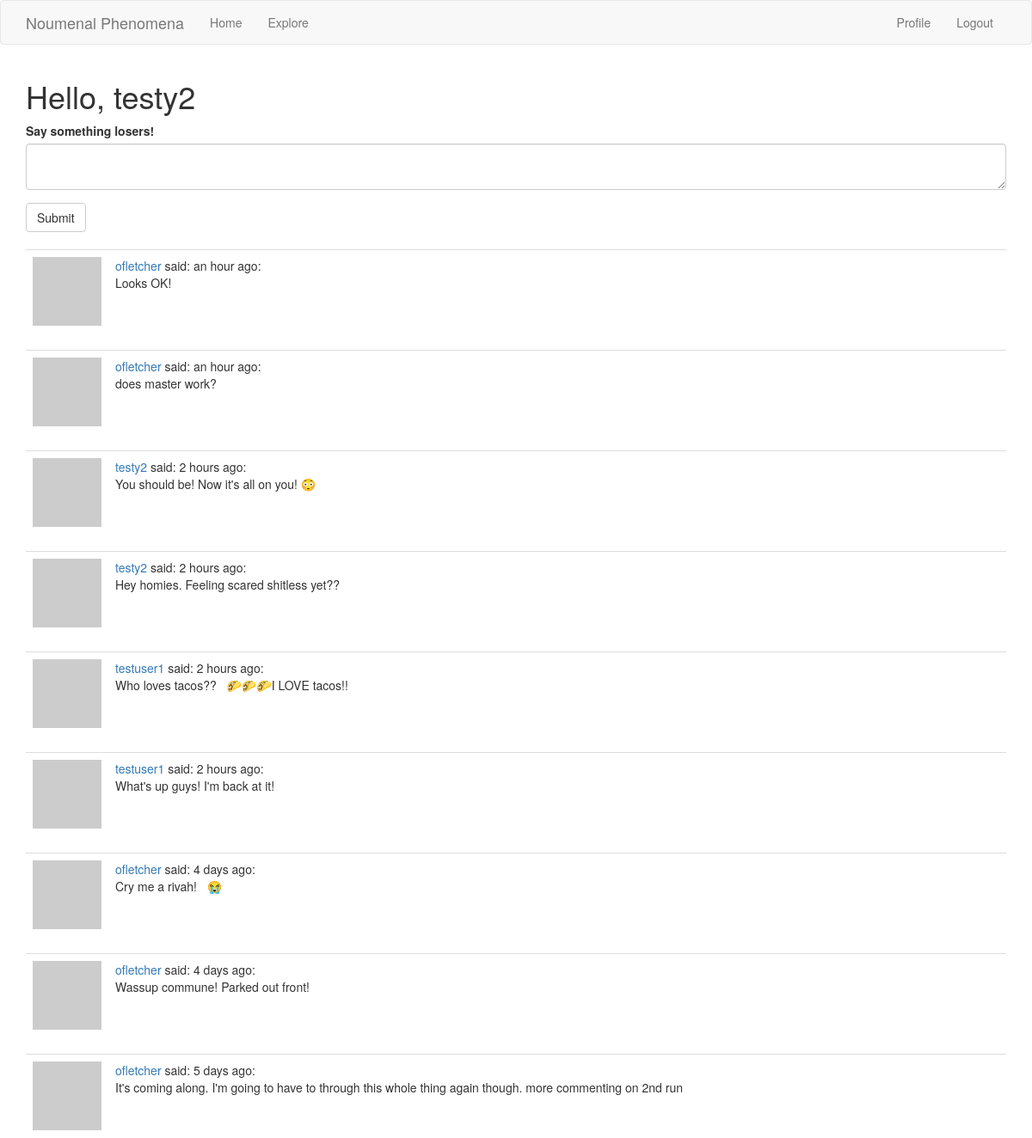
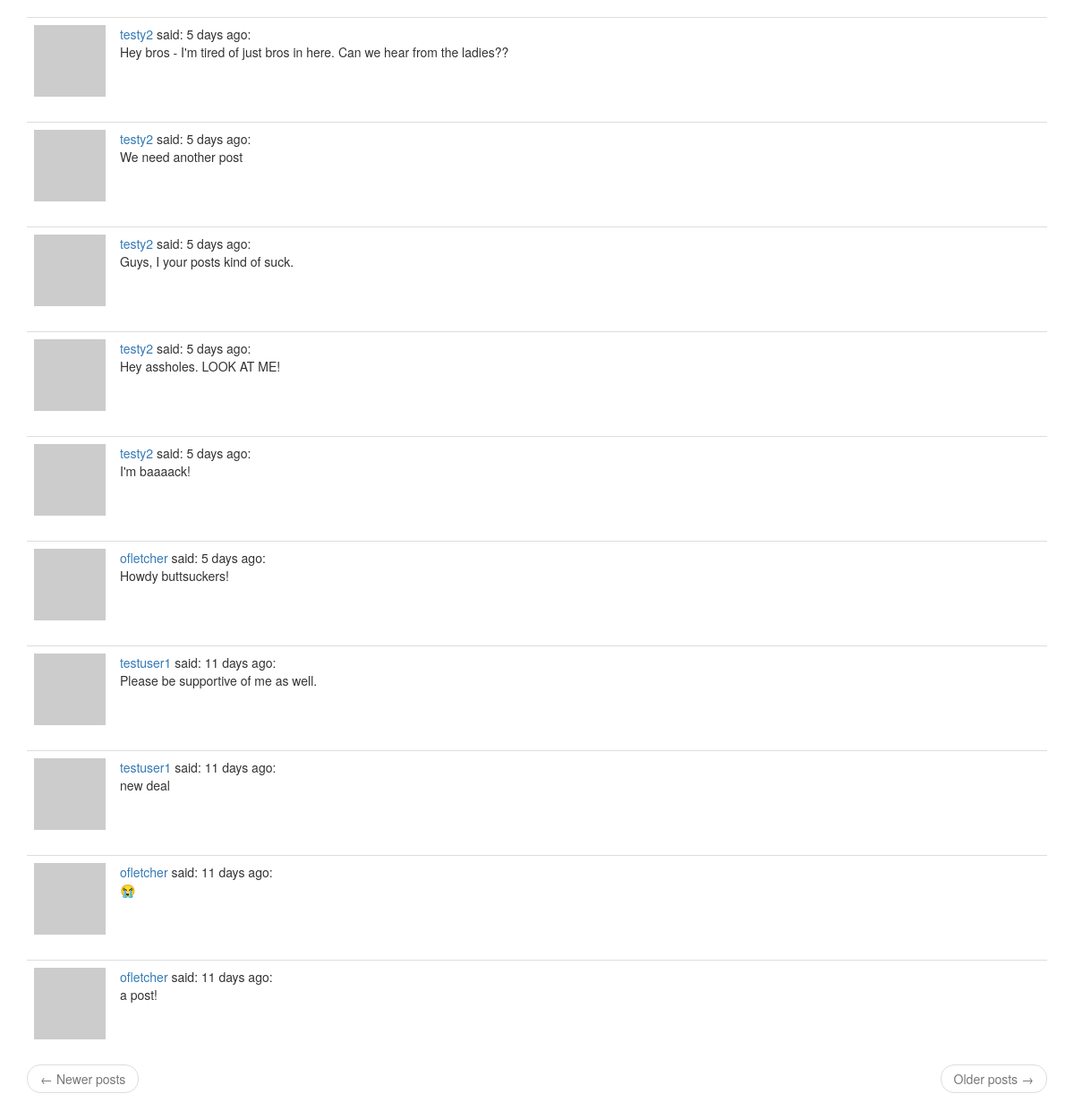
The app's page /index (signed in) with its own data (2 pictures, top to bottom).
### app/models.py (models this page shows, shortened)
class User(UserMixin, db.Model):
    id = db.Column(db.Integer, primary_key=True)
    username = db.Column(db.String(64), index=True, unique=True)
    email = db.Column(db.String(120), index=True, unique=True)
    password_hash = db.Column(db.String(128))
    posts = db.relationship('Post', backref='author', lazy='dynamic')
    about_me = db.Column(db.String(140))
    last_seen = db.Column(db.DateTime, default=datetime.utcnow)
    followed = db.relationship(
        'User', secondary=followers,
        primaryjoin=(followers.c.follower_id == id),
        secondaryjoin=(followers.c.followed_id == id),
        backref=db.backref('followers', lazy='dynamic'), lazy='dynamic')
    def avatar(self, size):
        digest = md5(self.email.lower().encode('utf-8')).hexdigest()
        return 'https://www.gravatar.com/avatar/{}?d=identicon&s={}'.format(
            digest, size)
    def followed_posts(self):
        followed = Post.query.join(
            followers, (followers.c.followed_id == Post.user_id)).filter(
                followers.c.follower_id == self.id)
        own = Post.query.filter_by(user_id=self.id)
        return followed.union(own).order_by(Post.timestamp.desc())

class Post(db.Model):
    id = db.Column(db.Integer, primary_key=True)
    body = db.Column(db.String(140))
    timestamp = db.Column(db.DateTime, index=True, default=datetime.utcnow)
    user_id = db.Column(db.Integer, db.ForeignKey('user.id'))

### app/routes.py (the view)
@app_var.route('/', methods=['GET', 'POST'])
@app_var.route('/index', methods=['GET', 'POST'])
@login_required
def index():
    form = PostForm()
    if form.validate_on_submit():
        post = Post(body=form.post.data, author=current_user)
        db.session.add(post)
        db.session.commit()
        flash('Your brain-vomit is now live to the whole commune!')
        return redirect(url_for('index'))
    page = request.args.get('page', 1, type=int)
    posts = current_user.followed_posts().paginate(
        page, app_var.config['POSTS_PER_PAGE'], False)
    next_url = url_for('index', page=posts.next_num) \
        if posts.has_next else None
    prev_url = url_for('index', page=posts.prev_num) \
        if posts.has_prev else None
    return render_template('index.html', title='Home', form=form,
                           posts=posts.items, next_url=next_url,
                           prev_url=prev_url)

### app/forms.py
class PostForm(FlaskForm):
    post = TextAreaField('Say something losers!', validators=[
        DataRequired(), Length(min=1, max=140)
    ])
    submit = SubmitField('Submit')

### app/models.py (called while the page is built)
@login.user_loader
def load_user(id):
    return User.query.get(int(id))

### app/routes.py (called while the page is built)
@app_var.before_request
def before_request():
    if current_user.is_authenticated:
        current_user.last_seen = datetime.utcnow()
        db.session.commit()

### app/templates/index.html
{% extends "base.html" %}
{% import 'bootstrap/wtf.html' as wtf %}
{% block app_content %}
<h1>Hello, {{ current_user.username }}</h1>
{% if form %}
{{ wtf.quick_form(form ) }}
<br>
{% endif %}
{% for post in posts %}
{% include '_post.html' %}
{% endfor %}
<nav aria-label="...">
    <ul class="pager">
        <li class="previous{% if not prev_url %} disabled{% endif %}">
            <a href="{{ prev_url or '#' }}">
                <span aria-hidden="true">&larr;</span> Newer posts
            </a>
        </li>
        <li class="next{% if not next_url %} disabled{% endif %}">
            <a href="{{ next_url or '#' }}">
                Older posts <span aria-hidden="true">&rarr;</span>
            </a>
        </li>
    </ul>
</nav>
{% endblock %}

### app/templates/_post.html
<table class='table table-hover'>
    <tr>
        <td width='70px'>
            <a href="{{ url_for('user', username=post.author.username) }}">
                <img src="{{ post.author.avatar(70) }}">
            </a>
        </td>
        <td>
            <a href="{{ url_for('user', username=post.author.username)}}">
                {{ post.author.username }}
            </a>
            said: {{ moment(post.timestamp).fromNow() }}:
            <br>
            {{ post.body }}
        </td>
    </tr>
</table>

### records on screen
User: username "testy2"
Post: author.username "ofletcher", timestamp "an hour ago", body "Looks OK!"
Post: author.username "ofletcher", timestamp "an hour ago", body "does master work?"
Post: author.username "testy2", timestamp "2 hours ago", body "You should be! Now it's all on you! 😳"
Post: author.username "testy2", timestamp "2 hours ago", body "Hey homies. Feeling scared shitless yet??"
Post: author.username "testuser1", timestamp "2 hours ago", body "Who loves tacos?? 🌮🌮🌮I LOVE tacos!!"
Post: author.username "testuser1", timestamp "2 hours ago", body "What's up guys! I'm back at it!"
Post: author.username "ofletcher", timestamp "4 days ago", body "Cry me a rivah! 😭"
Post: author.username "ofletcher", timestamp "4 days ago", body "Wassup commune! Parked out front!"
Post: author.username "ofletcher", timestamp "5 days ago", body "It's coming along. I'm going to have to through this whole thing again though. more commenting on 2nd run"
Post: author.username "testy2", timestamp "5 days ago", body "Hey bros - I'm tired of just bros in here. Can we hear from the ladies??"
Post: author.username "testy2", timestamp "5 days ago", body "We need another post"
Post: author.username "testy2", timestamp "5 days ago", body "Guys, I your posts kind of suck."
Post: author.username "testy2", timestamp "5 days ago", body "Hey assholes. LOOK AT ME!"
Post: author.username "testy2", timestamp "5 days ago", body "I'm baaaack!"
Post: author.username "ofletcher", timestamp "5 days ago", body "Howdy buttsuckers!"
Post: author.username "testuser1", timestamp "11 days ago", body "Please be supportive of me as well."
Post: author.username "testuser1", timestamp "11 days ago", body "new deal"
Post: author.username "ofletcher", timestamp "11 days ago", body "😭"
Post: author.username "ofletcher", timestamp "11 days ago", body "a post!"
